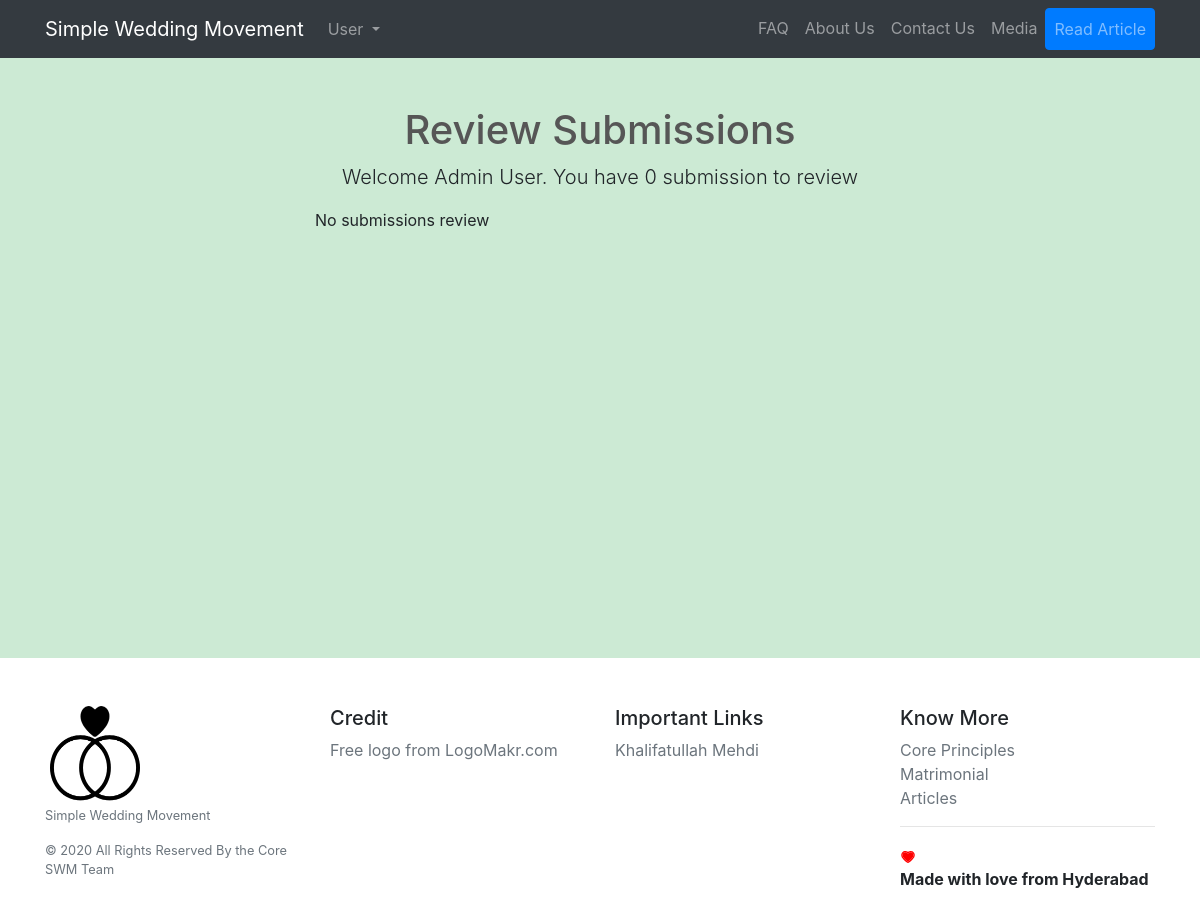
The app's page /blog/review (signed in), older data.
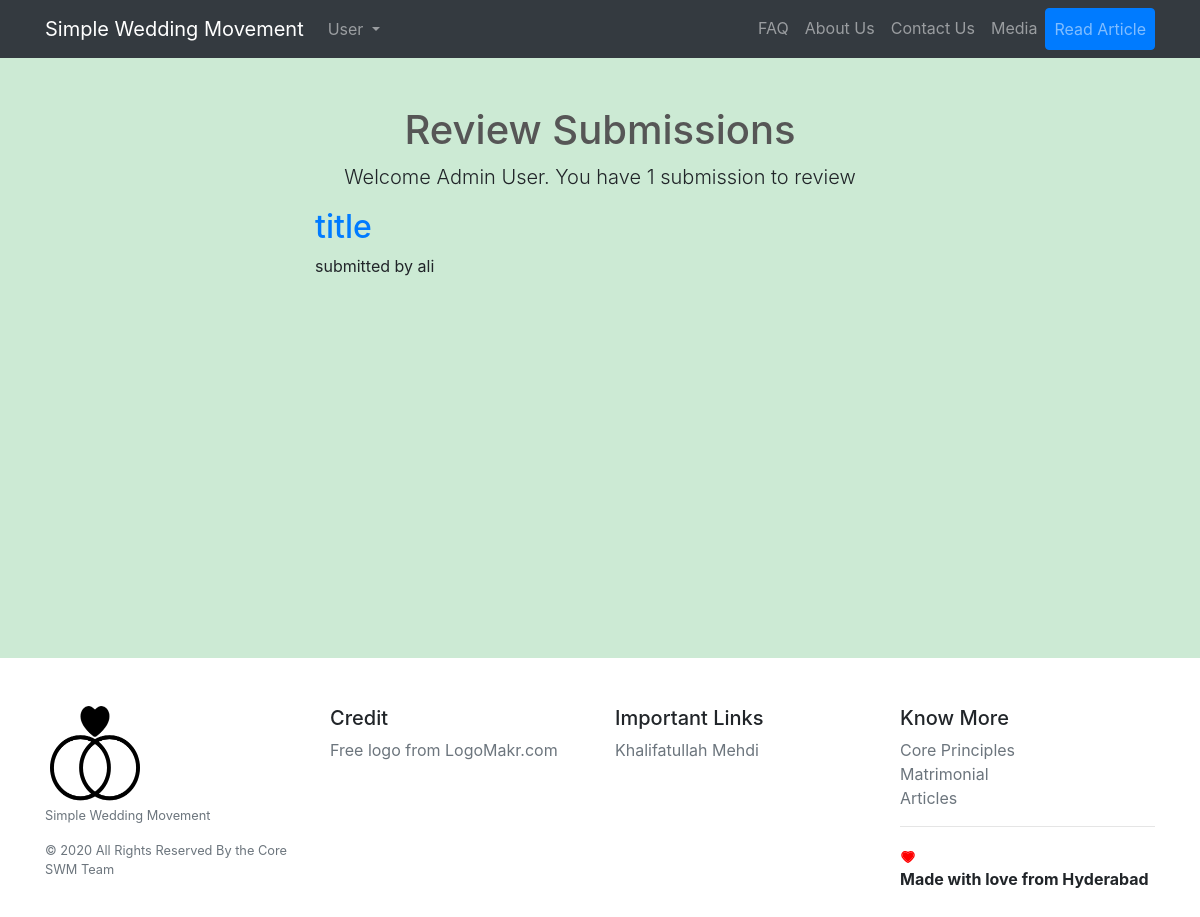
The same page, newer data.
### core/models.py (models this page shows, shortened)
class Post(models.Model):
    user = models.ForeignKey(settings.AUTH_USER_MODEL, default=1, on_delete=models.CASCADE)
    title = models.CharField(max_length=300)
    link = models.CharField(max_length=2200, blank=True)
    detail = models.TextField(max_length=2200)
    slug = models.SlugField(max_length=200, unique=True)
    catagory = models.ForeignKey(catagories, related_name='posts', default=1, on_delete=models.CASCADE)
    publish = models.BooleanField(default=False)
    timestamp = models.DateTimeField(auto_now=False, auto_now_add=True)
    updated = models.DateTimeField(auto_now=True, auto_now_add=False)
    class Meta:
        ordering = ["-timestamp", "-updated"]

### core/views.py (the view)
# urls.py: path('blog/review', views.review_list, name='review_list'),
@user_passes_test(lambda u:u.is_staff, login_url=reverse_lazy('login'))
def review_list(request):
	if request.user.is_staff:# or not request.user.is_staff or not request.user.is_superuser:
		pass
	else:
		raise Http404
	links = Post.objects.filter(publish=False)
	context = {
		'production' : settings.PRODUCTION,
		'links' : links,
	}
	return render(request, 'core/review_list.html', context)

### core/templates/core/review_list.html (shortened to what this page needs)
{% extends 'base.html' %}
{% load static %}
{% block content %}
<div class="container">
  <div class="row">
    <div class="col-lg-12 text-center">
      <h1 class="mt-5" style="color: #565656">Review Submissions</h1>
      <p class="lead">Welcome Admin User. You have {{links|length}} submission to review</p>
    </div>
  </div>
</div>
<section class="col-lg-6 offset-lg-3 col-sm-12 col-md-12">
    {% for link in links %}
    <h2><a href="{% url 'core:review_article' link.slug %}">{{link.title}}</a></h2>
    <p>submitted by {{link.user}} </p>
    {% empty %}
    <p>No submissions review</p>
    {% endfor %}
</section>
{% endblock %}

Row changes from the older to the newer data that the page shows:
added Post: title "title", user "ali"
Text that changed along with them:
{{ links|length }}: "0" → "1"
text no longer shown: "No submissions review"
